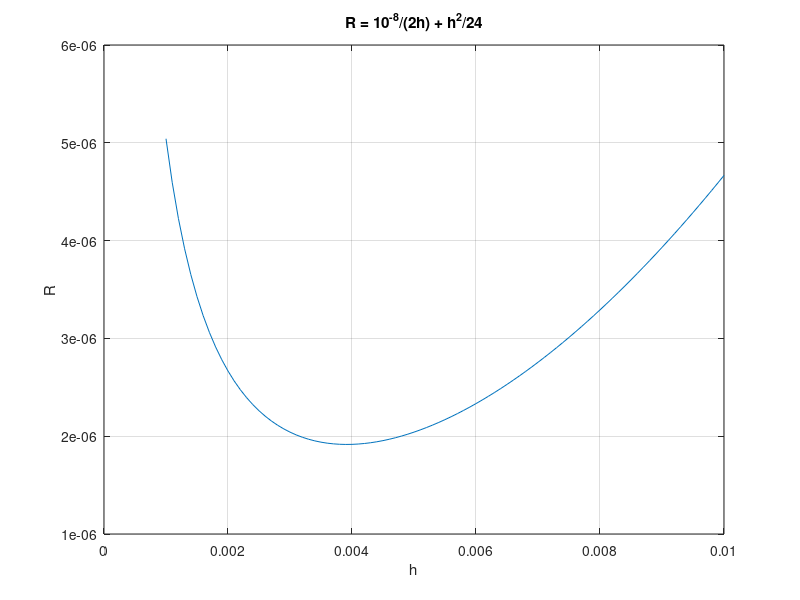

MATLAB code for this plot:
clf
h = 0.001:0.0001:0.01;
y = 10^(-8)./(2*h) + h.^2/24;
plot(h,y)
grid on
xlabel('h')
ylabel('R')
title('R = 10^{-8}/(2h) + h^2/24')
